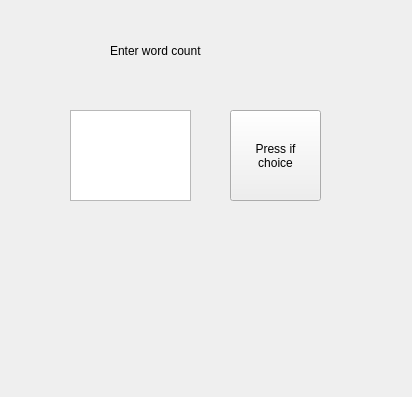
<?xml version="1.0" encoding="UTF-8"?>
<ui version="4.0">
 <class>Form</class>
 <widget class="QWidget" name="Form">
  <property name="geometry">
   <rect>
    <x>0</x>
    <y>0</y>
    <width>412</width>
    <height>397</height>
   </rect>
  </property>
  <property name="windowTitle">
   <string>Form</string>
  </property>
  <widget class="QLabel" name="label">
   <property name="geometry">
    <rect>
     <x>110</x>
     <y>40</y>
     <width>201</width>
     <height>21</height>
    </rect>
   </property>
   <property name="text">
    <string>Enter word count </string>
   </property>
  </widget>
  <widget class="QTextEdit" name="textEdit">
   <property name="geometry">
    <rect>
     <x>70</x>
     <y>110</y>
     <width>121</width>
     <height>91</height>
    </rect>
   </property>
   <property name="html">
    <string>&lt;!DOCTYPE HTML PUBLIC &quot;-//W3C//DTD HTML 4.0//EN&quot; &quot;http://www.w3.org/TR/REC-html40/strict.dtd&quot;&gt;
&lt;html&gt;&lt;head&gt;&lt;meta name=&quot;qrichtext&quot; content=&quot;1&quot; /&gt;&lt;style type=&quot;text/css&quot;&gt;
p, li { white-space: pre-wrap; }
&lt;/style&gt;&lt;/head&gt;&lt;body style=&quot; font-family:'MS Shell Dlg 2'; font-size:7.8pt; font-weight:400; font-style:normal;&quot;&gt;
&lt;p align=&quot;center&quot; style=&quot;-qt-paragraph-type:empty; margin-top:0px; margin-bottom:0px; margin-left:0px; margin-right:0px; -qt-block-indent:0; text-indent:0px;&quot;&gt;&lt;br /&gt;&lt;/p&gt;&lt;/body&gt;&lt;/html&gt;</string>
   </property>
  </widget>
  <widget class="QPushButton" name="pushButton">
   <property name="geometry">
    <rect>
     <x>230</x>
     <y>110</y>
     <width>91</width>
     <height>91</height>
    </rect>
   </property>
   <property name="text">
    <string>Press if
choice</string>
   </property>
  </widget>
 </widget>
 <resources/>
 <connections/>
</ui>
